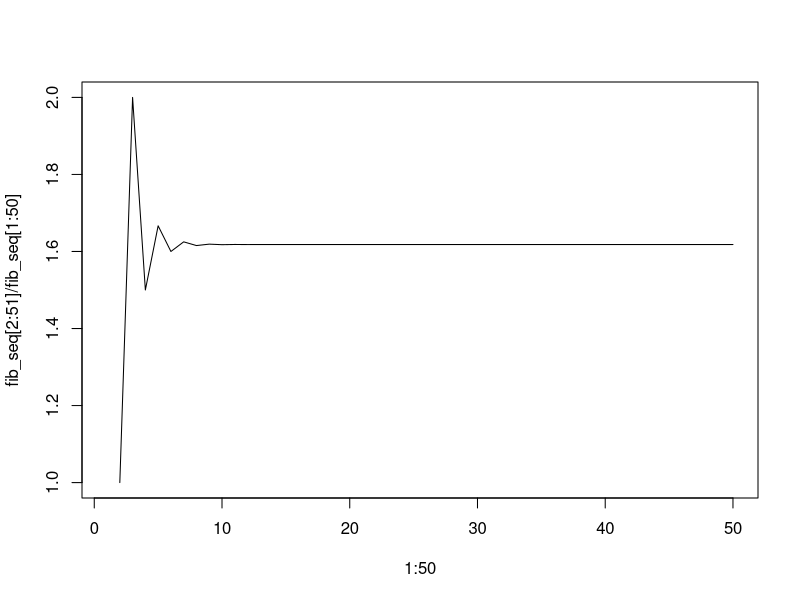

This chart was generated by the following R code:
#Create a Fibonacci sequence to practice git operations
#Adam Reimer & Carly Reimer

fib_seq <- c(0, 1)
fib_seq[3] <- fib_seq[1] + fib_seq[2]
fib_seq[4] <- fib_seq[2] + fib_seq[3]
fib_seq[5] <- fib_seq[3] + fib_seq[4]
fib_seq[6] <- fib_seq[4] + fib_seq[5]
fib_seq[7] <- fib_seq[5] + fib_seq[6]
for (i in 8:51) fib_seq[i] <- sum(fib_seq[(i-1):(i-2)])
  
plot(1:50, fib_seq[2:51]/fib_seq[1:50], type = "l")
fib_seq[51]/fib_seq[50]
